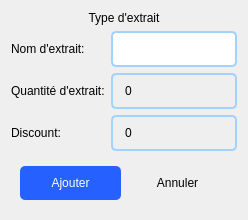
          <widget class="QWidget" name="page_30">
           <layout class="QGridLayout" name="gridLayout_10">
            <item row="3" column="1" colspan="2">
             <widget class="QSpinBox" name="discount_2">
              <property name="styleSheet">
               <string notr="true">QSpinBox{
	text-align:left;
	padding: 8px 10px;
	border-radius:5px;
border: 2px solid #a2d2ff;
	background-color: transparent;
	color: rgb(0, 0, 0);
	font: 75 italic 12pt &quot;Times New Roman&quot;;
}
QSpinBox:hover{
	padding-left:2px;
border:2px solid #1d3557;
background-color: #edede9


}
QSpinBox:focus{
border: 2px solid  #08ff00 

}</string>
              </property>
              <property name="buttonSymbols">
               <enum>QAbstractSpinBox::NoButtons</enum>
              </property>
              <property name="maximum">
               <number>999999999</number>
              </property>
             </widget>
            </item>
            <item row="2" column="1" colspan="2">
             <widget class="QSpinBox" name="spinBox_10">
              <property name="styleSheet">
               <string notr="true">QSpinBox{
	text-align:left;
	padding: 8px 10px;
	border-radius:5px;
border: 2px solid #a2d2ff;
	background-color: transparent;
	color: rgb(0, 0, 0);
	font: 75 italic 12pt &quot;Times New Roman&quot;;
}
QSpinBox:hover{
	padding-left:2px;
border:2px solid #1d3557;
background-color: #edede9


}
QSpinBox:focus{
border: 2px solid  #08ff00 

}</string>
              </property>
              <property name="buttonSymbols">
               <enum>QAbstractSpinBox::NoButtons</enum>
              </property>
              <property name="maximum">
               <number>999999999</number>
              </property>
             </widget>
            </item>
            <item row="1" column="0">
             <widget class="QLabel" name="label_5">
              <property name="styleSheet">
               <string notr="true">color: rgb(0, 0, 0);
font: 12pt &quot;Times New Roman&quot;;</string>
              </property>
              <property name="text">
               <string>Nom d'extrait:</string>
              </property>
             </widget>
            </item>
            <item row="1" column="1" colspan="2">
             <widget class="QLineEdit" name="ext_type_name_2">
              <property name="styleSheet">
               <string notr="true">QLineEdit{
	outline:none;
	padding:8px 8px;
	background-color: rgb(255, 255, 255);
	
	front-size:12px;
	border-radius:5px;
	border: 2px solid #a2d2ff

}
QLineEdit:hover{
	border:2px solid #1d3557;
	padding-left:2px;
	background-color: #edede9
}
QLineEdit:focus{
  color: #8d8d8d;
	border-color: rgb(85, 255, 0);
  position: absolute;
  top: 27px;
  left: 55px;
  background: #ffffff;

}</string>
              </property>
              <property name="clearButtonEnabled">
               <bool>true</bool>
              </property>
             </widget>
            </item>
            <item row="2" column="0">
             <widget class="QLabel" name="label_63">
              <property name="styleSheet">
               <string notr="true">font: 12pt &quot;Times New Roman&quot;;
color: rgb(0, 0, 0);</string>
              </property>
              <property name="text">
               <string>Quantité d'extrait:</string>
              </property>
             </widget>
            </item>
            <item row="5" column="0" colspan="3">
             <widget class="QFrame" name="frame_26">
              <property name="maximumSize">
               <size>
                <width>16777215</width>
                <height>70</height>
               </size>
              </property>
              <property name="styleSheet">
               <string notr="true">
QFrame{
border:non}</string>
              </property>
              <property name="frameShape">
               <enum>QFrame::StyledPanel</enum>
              </property>
              <property name="frameShadow">
               <enum>QFrame::Raised</enum>
              </property>
              <layout class="QHBoxLayout" name="horizontalLayout_15">
               <item>
                <widget class="QPushButton" name="ext_type_confirm_4">
                 <property name="styleSheet">
                  <string notr="true">QPushButton{
	text-align:center;
	padding: 10px 10px;
	border-radius:5px;
	
	background-color: rgb(38, 96, 255);
	
	color: rgb(255, 255, 255);
	font: 75 italic 12pt &quot;Times New Roman&quot;;
}
QPushButton:hover{
	padding-left:2px;



}
QPushButton:pressed{
	padding-Right:2px;

}</string>
                 </property>
                 <property name="text">
                  <string>Ajouter</string>
                 </property>
                </widget>
               </item>
               <item>
                <widget class="QPushButton" name="ext_type_cancel_4">
                 <property name="styleSheet">
                  <string notr="true">QPushButton{
	text-align:center;
	padding: 10px 10px;
	border-radius:5px;

	background-color: transparent;
	color: rgb(0, 0, 0);
	font: 75 italic 12pt &quot;Times New Roman&quot;;
}
QPushButton:hover{
	padding-left:2px;



}
QPushButton:pressed{
	padding-Right:2px;
	
	background-color: rgb(255, 23, 23);

}</string>
                 </property>
                 <property name="text">
                  <string>Annuler</string>
                 </property>
                </widget>
               </item>
              </layout>
             </widget>
            </item>
            <item row="3" column="0">
             <widget class="QLabel" name="label_64">
              <property name="styleSheet">
               <string notr="true">color: rgb(0, 0, 0);
font: 12pt &quot;Times New Roman&quot;;</string>
              </property>
              <property name="text">
               <string>Discount:</string>
              </property>
             </widget>
            </item>
            <item row="0" column="0" colspan="3" alignment="Qt::AlignHCenter">
             <widget class="QLabel" name="label_65">
              <property name="maximumSize">
               <size>
                <width>16777215</width>
                <height>50</height>
               </size>
              </property>
              <property name="styleSheet">
               <string notr="true">font: italic 20pt &quot;Times New Roman&quot;;
color: rgb(0, 0, 0);</string>
              </property>
              <property name="text">
               <string>Type d'extrait</string>
              </property>
              <property name="alignment">
               <set>Qt::AlignCenter</set>
              </property>
             </widget>
            </item>
           </layout>
          </widget>
